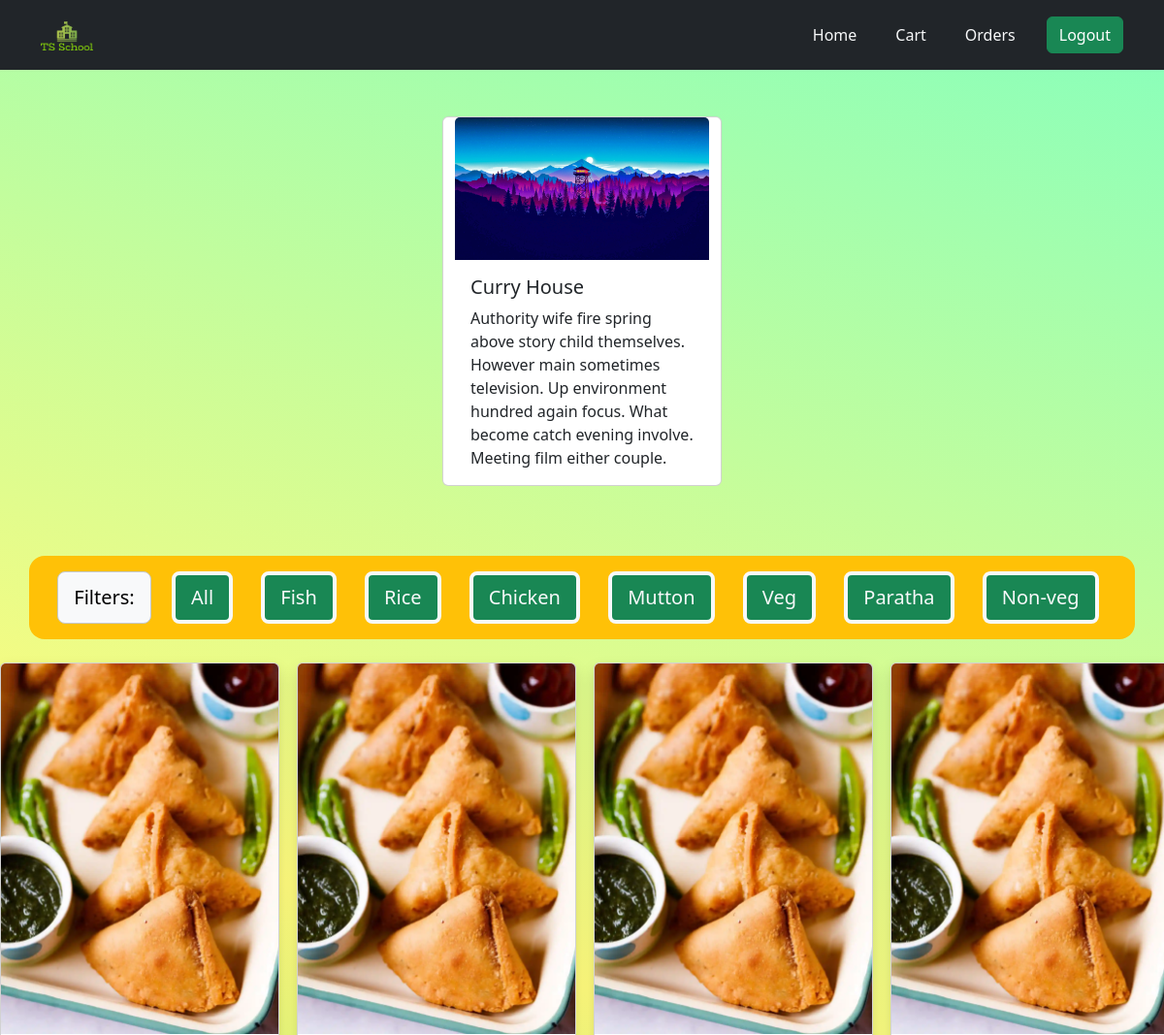
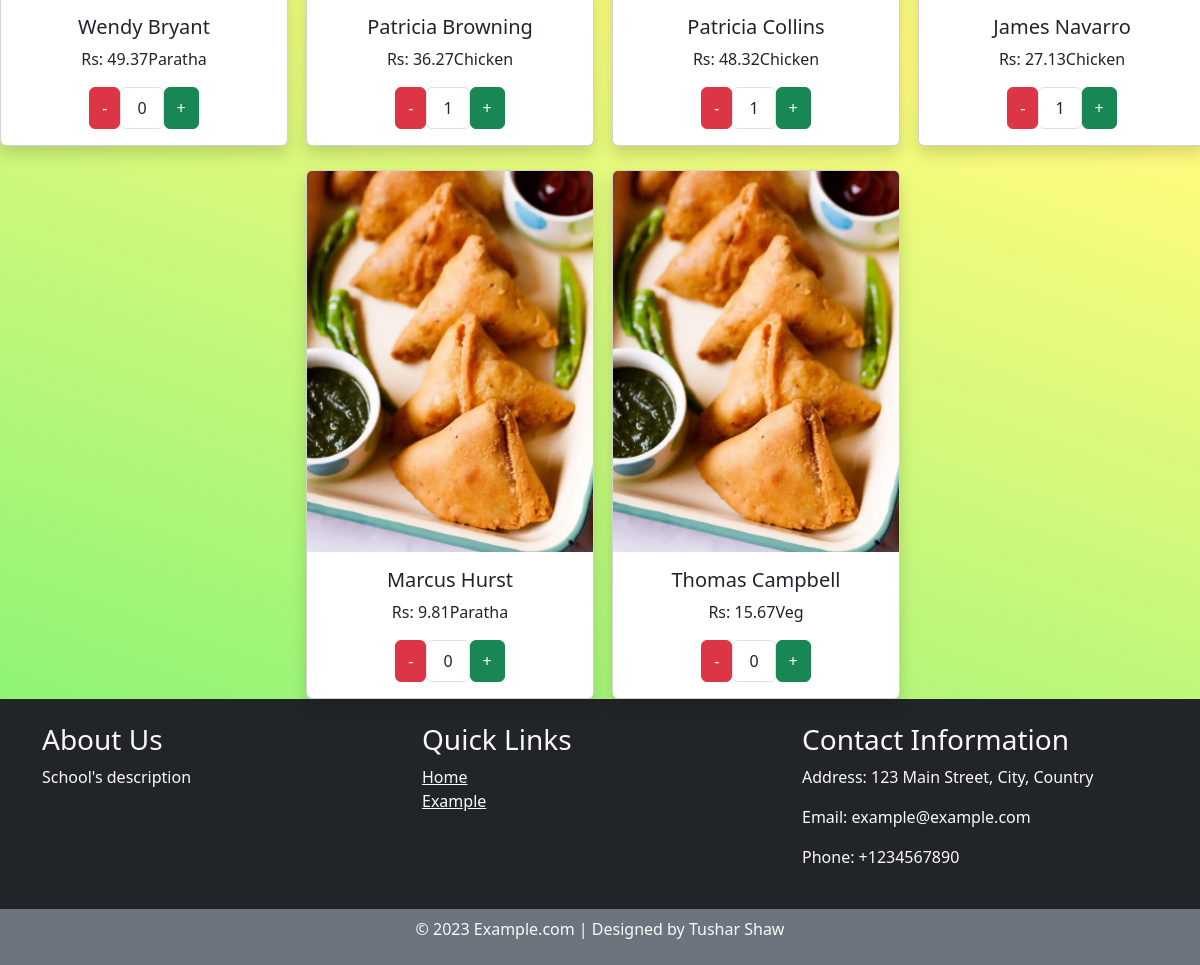
The page /restaurant/17 (signed in) on the database its author committed (2 pictures, top to bottom).
### Menu/models.py (models this page shows, shortened)
class Restaurant(models.Model):
    name=models.CharField( max_length=50)
    address=models.CharField(max_length=150)
    description=models.CharField(max_length=200,null=True,blank=True)
    rating=models.FloatField()
    image=models.ImageField(upload_to='restaurant_images')

class Category(models.Model):
    catagory=models.CharField(max_length=50)
    def __str__(self):
        return self.catagory

class Food(models.Model):
    restaurant=models.ForeignKey(Restaurant,related_name='restaurant_name',on_delete=models.CASCADE)
    name=models.CharField(max_length=50)
    catagory=models.ForeignKey(Category,related_name='category',on_delete=models.CASCADE)
    cost=models.FloatField()
    image=models.ImageField(upload_to='food_images')

### Menu/views.py (the view)
# urls.py: path('restaurant/<id>',Menu,name='home'),
@login_required(login_url="/login/")
def Menu(request,id):
    foods=Food.objects.filter(restaurant__id=id)
    restaurant=Restaurant.objects.filter(id=id)#only for the restaurant card
    restaurant=restaurant[0]#only for the restaurant card
    category=Category.objects.all()
    cart_items = {}
    user = request.user
    if user.is_authenticated:
        cart_items_query = CartItem.objects.filter(cart__user=user)
        for item in cart_items_query:
            cart_items[item.food_id] = item.quantity
    if request.method=='POST':
        category_name = request.POST.get('category_id')
        foods=Food.objects.filter(restaurant__id=id,catagory__catagory__icontains=category_name)
    foods={'foods':foods,'restaurant':restaurant,'cart_items':cart_items,'category':category}
    return render(request,'menu.html',foods,)

### Menu/templatetags/custom_filters.py (called while the page is built)
@register.filter
def get_item(dictionary, key):
    return dictionary.get(key)

### Menu/templates/menu.html (shortened to what this page needs)
{% extends "base.html" %} {% block start %} {% csrf_token %}
{% load custom_filters %}
<div class="container py-5">
    <div class="row d-flex justify-content-center">
      <div class="card col-6 mx-auto" style="width: 18rem">
        <img src="{{ restaurant.image.url }}" class="card-img-top" alt="{{ restaurant.image }}" />
        <div class="card-body">
          <h5 class="card-title">{{ restaurant.name }}</h5>
          <p class="card-text">{{ restaurant.description }}</p>
        </div>
    </div>
  </div>
</div>
<div class="container rounded-4 p-3 bg-warning d-flex no-wrap mt-4 justify-content-evenly">
  <button class=" btn btn-lg border border-secondary-subtle  btn-light">Filters:</button>
  <form method="post">
  <button class="btn btn-success btn-lg border border-light border-4 text-light mx-2" type=submit>
    All
  </button>
</form>
  {% for c in category%}
  <form method="post">
  <button class="btn btn-success btn-lg border border-light border-4 text-light mx-2" type=submit>
    {{c}}
  </button>
</form>
  {%endfor%}
</div>
  <div class="row d-flex justify-content-center">
        {% for food in foods %}
          <div class="col-lg-3 col-md-4 col-sm-6 mt-4">
            <div class="card shadow" style="width: 18rem">
              <img src="{{ food.image.url }}" class="card-img-top" alt="..." />
              <div class="card-body text-center">
                <h5 class="card-title">{{ food.name }}</h5>
                <p class="card-text">Rs: {{ food.cost }}{{food.catagory}}</p>
                <div class="d-flex justify-content-center">
                  <button class="btn btn-danger decrement-btn" data-food-id="{{ food.id }}">-</button>
                  <ul class="list-group list-group-horizontal">
                    <li class="list-group-item item{{ food.id }}">
                      {{ cart_items|get_item:food.id|default:"0" }}
                    </li>
                </ul>
                  <button class="btn btn-success increment-btn" data-food-id="{{ food.id }}">+</button>
              </div>
          </div>
        </div>
      </div>
      {% endfor %}
  </div>
{% endblock %}

### static/css/style.css (style rules this page uses)
body { background-color: #85ffbd; background-image: linear-gradient( 199deg, #85ffbd 0%, #fffb7d 50%, #6ff274 100% ); min-height: 100vh; }
.container { justify-content: space-evenly; }

### rows shown on the page
Restaurant: name "Curry House", description "Authority wife fire spring above story child themselves. However main sometimes television. Up environment hundred again focus. What become catch evening involve. Meeting film either couple."
Category: catagory "Fish"
Category: catagory "Rice"
Category: catagory "Chicken"
Category: catagory "Mutton"
Category: catagory "Veg"
Category: catagory "Paratha"
Category: catagory "Non-veg"
Food: image (placeholder picture), name "Wendy Bryant", cost "49.37", catagory "Paratha", id "0"
Food: image (placeholder picture), name "Patricia Browning", cost "36.27", catagory "Chicken", id "1"
Food: image (placeholder picture), name "Patricia Collins", cost "48.32", catagory "Chicken", id "1"
Food: image (placeholder picture), name "James Navarro", cost "27.13", catagory "Chicken", id "1"
Food: image (placeholder picture), name "Marcus Hurst", cost "9.81", catagory "Paratha", id "0"
Food: image (placeholder picture), name "Thomas Campbell", cost "15.67", catagory "Veg", id "0"
